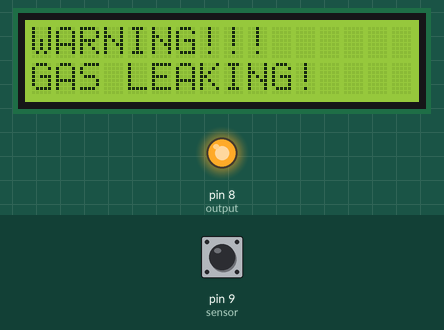
The sketch below on a simulated Arduino Uno, built with avr-gcc and run on an emulated ATmega328P. Parts: 16×2 character LCD, output pins drawn as LEDs (lit = HIGH). Dashed ring = blinking. Inputs (shaded band) come from the test bench; at power-on: pin 9 (sensor) LOW.

Above: at 0.85 s.
1.3 s: pin 9 (sensor) driven HIGH
At 2.3 s:
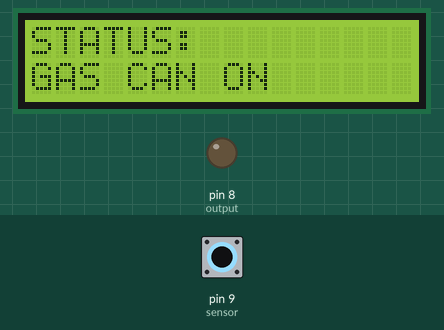
2.8 s: pin 9 (sensor) driven LOW
At 3.7 s:
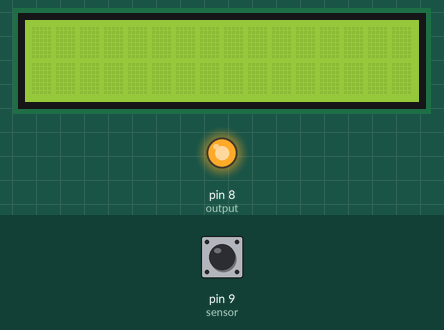
5.8 s: pin 9 (sensor) pulsed HIGH 5 times (0.12 s each, 0.3 s apart)
At 7.27 s:
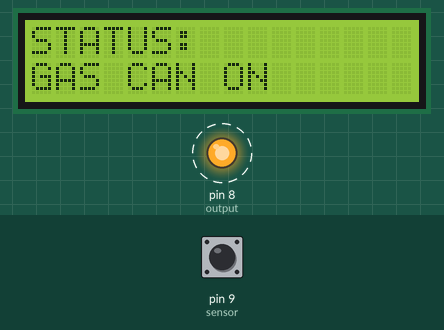
Timing chart, 0 to 8.8 s (numbered marks = the images above; inputs shaded):
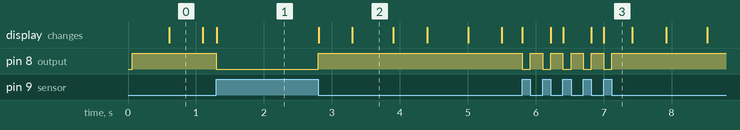

Measured:
- after the input at 1.3 s, pin 8 (output): HIGH → LOW at once; the display: changes at once (image 1)
- after the input at 2.8 s, pin 8 (output): LOW → HIGH at once; the display: first changes at once (image 2 shows a later state)
- after the input at 5.8 s, pin 8 (output): alternates HIGH for 0.18 s and LOW for 0.12 s, 10 changes in all, then stays HIGH, starting at once; the display: changes at once (image 3)
- what the display in image 0 shows lasts 0.5 s, from 0.6 s to 1.1 s
- what the display in image 2 shows lasts 0.6 s, from 3.3 s to 3.9 s

The sketch:

Gas_Leak_LCD.ino
```cpp
#include <LiquidCrystal.h>

int sensor = 9;
int output = 8;

LiquidCrystal lcd(7, 6, 5, 4, 3, 2);

unsigned long previousMillis = 0;
int lcdState = LOW;

void setup()
{
pinMode(output,OUTPUT);
pinMode(sensor,INPUT);
lcd.begin(16, 2);
}

void loop()
{

if (not digitalRead(sensor)) {
  digitalWrite(output,HIGH);

  unsigned long currentMillis = millis();

  if((lcdState == HIGH) && (currentMillis - previousMillis >= 500))
  {
    lcdState = LOW;  // Turn it off
    previousMillis = currentMillis;  // Remember the time
    lcd.clear();
  }
  else if ((lcdState == LOW) && (currentMillis - previousMillis >= 600))
  {
    lcdState = HIGH;  // turn it on
    previousMillis = currentMillis;   // Remember the time
    lcd.setCursor(0, 0);
    lcd.print("WARNING!!!     ");
    lcd.setCursor(0, 1);
    lcd.print("GAS LEAKING!   ");
  }
}
else {
  digitalWrite(output,LOW);
  lcd.setCursor(0, 0);
  lcd.print("STATUS:         ");
  lcd.setCursor(0, 1);
  lcd.print("GAS CAN ON      ");
}
}
```
